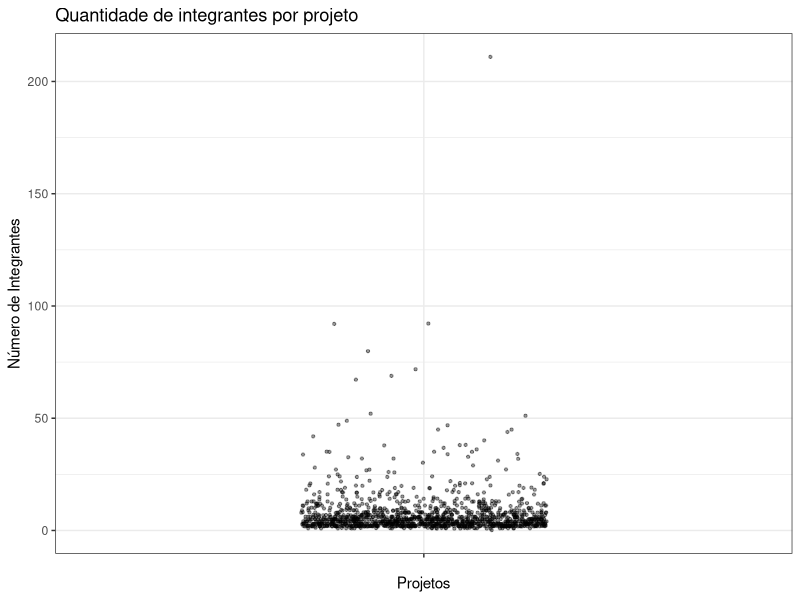

Recreate this plot in R.
## ---- chunk 1
library(tidyverse)
library(here)
library(knitr)
theme_set(theme_bw())
## ---- chunk 2
projetos = read_csv(here::here("entrega4/projetos.csv"))

## Parsed with column specification:
## cols(
##   gh_project_name = col_character(),
##   team = col_integer(),
##   lang = col_character(),
##   sloc = col_integer(),
##   tests_per_kloc = col_double(),
##   build_success = col_double()
## )
## ---- chunk 3
projetos = projetos %>% 
    filter(lang != "javascript")
## ---- chunk 4
projetos %>% 
    ggplot(aes(x = "", y = team)) + 
    geom_jitter(alpha = 0.4, width = 0.2, size = 0.8) +
    ylab("Número de Integrantes") + 
    ggtitle("Quantidade de integrantes por projeto") + 
    xlab("Projetos") 
